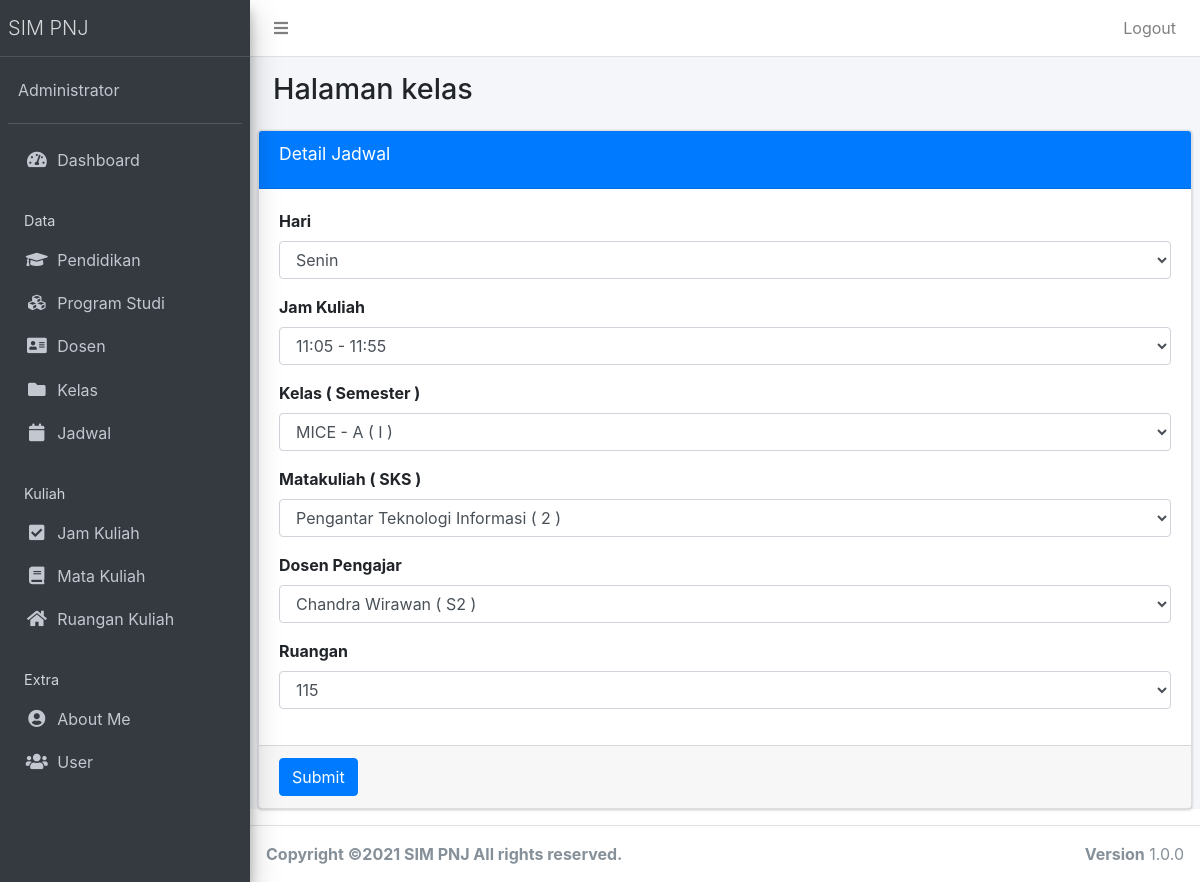
The app's page /public/jadwal/edit/1 (signed in), older data.
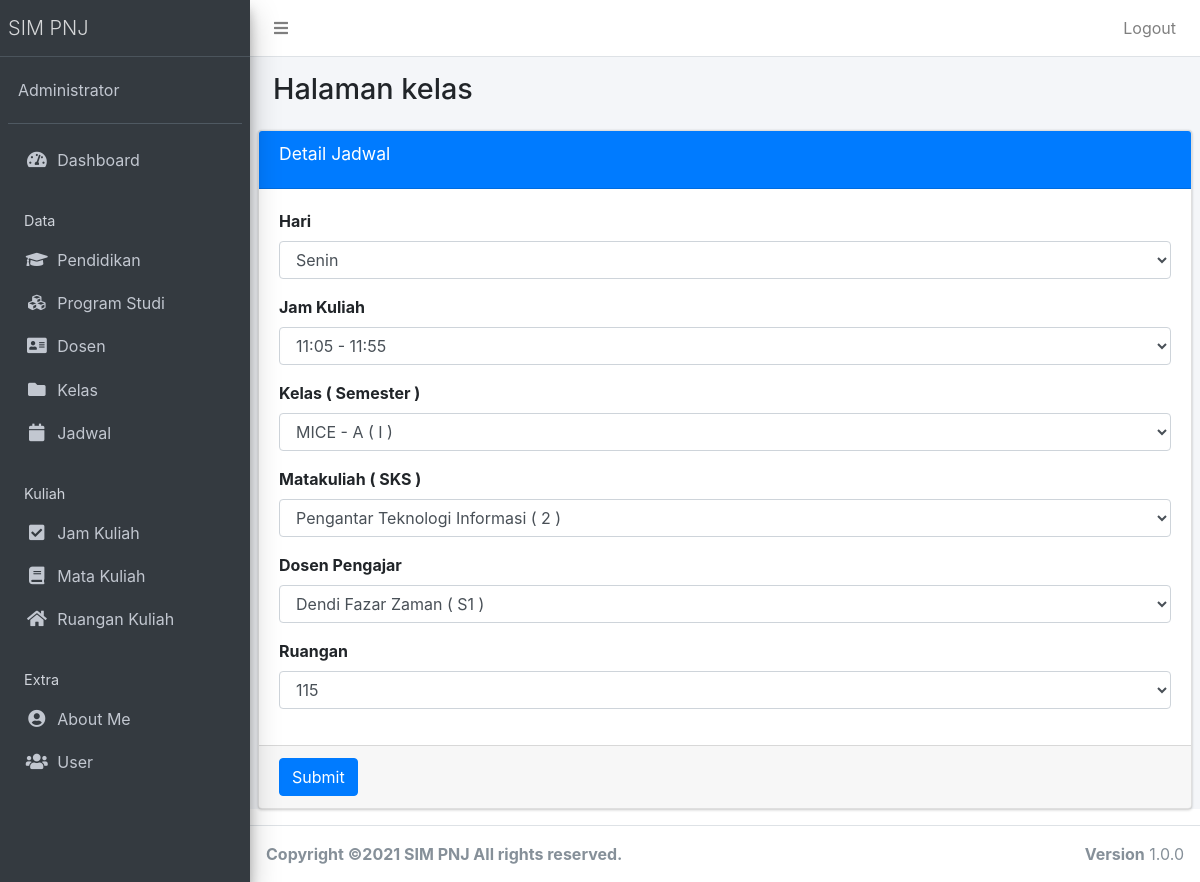
The same page, newer data.
### tables this page shows
CREATE TABLE `jadwal` (
  `jadwal_id` int(11) NOT NULL,
  `hari` varchar(10) NOT NULL,
  `jam_id` int(11) NOT NULL,
  `dosen_id` int(11) NOT NULL,
  `kelas_id` int(11) NOT NULL,
  `matakuliah_id` int(11) NOT NULL,
  `ruangan_id` int(11) NOT NULL
);

CREATE TABLE `dosen` (
  `dosen_id` int(11) NOT NULL,
  `nama_dosen` varchar(55) NOT NULL,
  `alamat_dosen` varchar(80) NOT NULL,
  `tlp_dosen` varchar(14) NOT NULL,
  `pend_id` int(11) NOT NULL
);

CREATE TABLE `jam_kuliah` (
  `jam_id` int(11) NOT NULL,
  `jamkuliah` varchar(55) NOT NULL
);

CREATE TABLE `kelas` (
  `kelas_id` int(11) NOT NULL,
  `nama_kelas` varchar(40) NOT NULL,
  `prodi_id` int(11) NOT NULL,
  `semester` varchar(10) NOT NULL,
  `Tahun_akademik` varchar(10) NOT NULL
);

CREATE TABLE `prodi` (
  `prodi_id` int(11) NOT NULL,
  `nama_prodi` varchar(35) NOT NULL
);

CREATE TABLE `matakuliah` (
  `matakuliah_id` int(11) NOT NULL,
  `nama_matakuliah` varchar(40) NOT NULL,
  `semester` varchar(10) NOT NULL,
  `sks` varchar(10) NOT NULL
);

CREATE TABLE `ruangan` (
  `ruangan_id` int(11) NOT NULL,
  `ruangan_nama` varchar(55) NOT NULL
);

### app/core/Controller.php (called while the page is built, shortened)
<?php
class Controller{
	public function view($view, $data = [])
	{
		require_once '../app/views/' . $view . '.php';
	}
	public function model($model)
	{
		return new $model;
	}
}

### app/controllers/Jadwal.php (called while the page is built, shortened)
<?php
class jadwal extends Controller {
	public function edit($id){
		$data['title'] = 'Detail Jadwal';
		$data['jadwal'] = $this->model('JadwalModel')->getJadwalById($id);
		$data['Jamkuliah'] = $this->model('JamkuliahModel')->getAllJamkuliah();
		$data['prodi'] = $this->model('ProdiModel')->getAllProdi();
		$data['kelas'] = $this->model('KelasModel')->getAllKelas();
		$data['dosen'] = $this->model('DosenModel')->getAllDosen();
		$data['matakuliah'] = $this->model('MatakuliahModel')->getAllMatakuliah();
		$data['pendidikan'] = $this->model('PendidikanModel')->getAllPendidikan();
		$data['ruangan'] = $this->model('RuanganModel')->getAllRuangan();
		$this->view('jadwal/edit', $data);
	}
}

### app/core/App.php (called while the page is built, shortened)
<?php
class App{
	protected $method = 'index';
	protected $params = [];
	public function __construct(){
		$url = $this->parseURL();
		if(file_exists('../app/controllers/' . $url[0] . '.php')){
			unset($url[0]);
		}
		$this->controller = new $this->controller;
		if(isset($url[1])){
			if(method_exists($this->controller, $url[1])){
				$this->method = $url[1];
				unset($url[1]);
			}
		}
		if(!empty($url)){
			$this->params = array_values($url);
		}
		call_user_func_array([$this->controller, $this->method], $this->params);
	}
	public function parseURL(){
		if( isset($_GET['url'])){
			$url = rtrim($_GET['url'], '/');
			$url = filter_var($url, FILTER_SANITIZE_URL);
			$url = explode('/',$url);
			return $url;
		}
	}
}

### public/index.php (called while the page is built, shortened)
<?php
$app = new App;

### app/core/Database.php (called while the page is built, shortened)
<?php
class Database{
	private $host = DB_HOST;
	private $user = DB_USER;
	private $pass = DB_PASS;
	private $dbnm = DB_NAME;
	private $dbh;
	private $stmt;
	public function __construct()
	{
		$dsn = 'mysql:host='. $this->host .';dbname='. $this->dbnm;
		$option = [
			PDO::ATTR_PERSISTENT => true,
			PDO::ATTR_ERRMODE => PDO::ERRMODE_EXCEPTION
		];
		try{
			$this->dbh = new PDO($dsn,$this->user,$this->pass, $option);
		}catch(PDOException $e){
			die($e->getMessage());
		}
	}
	public function query($query)
	{
		$this->stmt = $this->dbh->prepare($query);
	}
	public function bind($param, $value, $type = null){
		if(is_null($type)){
			switch (true) {
				default:
					$type = PDO::PARAM_STR;
			}
		}
		$this->stmt->bindValue($param, $value, $type);
	}
	public function execute()
	{
		$this->stmt->execute();
	}
	public function resultSet()
	{
		$this->execute();
		return $this->stmt->fetchAll(PDO::FETCH_ASSOC);
	}
	public function single()
	{
		$this->execute();
		return $this->stmt->fetch(PDO::FETCH_ASSOC);
	}
}

### app/models/JadwalModel.php (called while the page is built, shortened)
<?php
class JadwalModel {
	private $table = 'jadwal';
	private $db;
	public function __construct()
	{
		$this->db = new Database;
	}
	public function getJadwalById($id)
	{
		$this->db->query('SELECT * FROM ' . $this->table . ' WHERE jadwal_id=:jadwal_id');
		$this->db->bind('jadwal_id',$id);
		return $this->db->single();
	}
}

### app/models/JamkuliahModel.php (called while the page is built, shortened)
<?php
class JamkuliahModel {
	private $table = 'jam_kuliah';
	private $db;
	public function __construct()
	{
		$this->db = new Database;
	}
	public function getAllJamkuliah()
	{
		$this->db->query('SELECT * FROM '. $this->table);
		return $this->db->resultSet();
	}
}

### app/models/KelasModel.php (called while the page is built, shortened)
<?php
class KelasModel {
	private $table = 'kelas';
	private $db;
	public function __construct()
	{
		$this->db = new Database;
	}
	public function getAllKelas()
	{
		$this->db->query("SELECT kelas.*, prodi.nama_prodi FROM " . $this->table . " JOIN prodi ON prodi.prodi_id = kelas.prodi_id");
		return $this->db->resultSet();
	}
}

### app/models/MatakuliahModel.php (called while the page is built, shortened)
<?php
class MatakuliahModel {
	private $table = 'matakuliah';
	private $db;
	public function __construct()
	{
		$this->db = new Database;
	}
	public function getAllMatakuliah()
	{
		$this->db->query('SELECT * FROM '. $this->table);
		return $this->db->resultSet();
	}
}

### app/models/DosenModel.php (called while the page is built, shortened)
<?php
class DosenModel {
	private $table = 'dosen';
	private $db;
	public function __construct()
	{
		$this->db = new Database;
	}
	public function getAllDosen()
	{
		$this->db->query("SELECT dosen.*, pendidikan.nama_pen FROM " . $this->table . " JOIN pendidikan ON pendidikan.pend_id = dosen.pend_id");
		return $this->db->resultSet();
	}
}

### app/models/RuanganModel.php (called while the page is built, shortened)
<?php
class RuanganModel {
	private $table = 'ruangan';
	private $db;
	public function __construct()
	{
		$this->db = new Database;
	}
	public function getAllRuangan()
	{
		$this->db->query('SELECT * FROM '. $this->table);
		return $this->db->resultSet();
	}
}

### app/views/jadwal/edit.php (the view, shortened to what the changed rows need)
  <div class="content-wrapper">
    <section class="content-header">
      <div class="container-fluid">
        <div class="row mb-2">
          <div class="col-sm-6">
            <h1>Halaman kelas</h1>
          </div>
        </div>
      </div>
    </section>
    <section class="content">
<div class="card card-primary">
              <form role="form" action="<?= base_url; ?>/jadwal/updatejadwal" method="POST" enctype="multipart/form-data">
                <div class="card-body">
                <div class="form-group">
                    <label >Hari</label>
                    <select class="form-control" name="hari">
                      <option value="<?= $data['jadwal']['hari'];?>"> <?= $data['jadwal']['hari'];?></option>
                    </select>
                  </div>
                  <div class="form-group">
                    <label >Jam Kuliah</label>
                    <select class="form-control" name="jam_id">
                         <?php foreach ($data['Jamkuliah'] as $row) :?>
                          <option value="<?= $row['jam_id']; ?>" <?php if($data['jadwal']['jam_id'] == $row['jam_id']) { echo "selected"; } ?>><?= $row['jamkuliah']; ?></option>
                      <?php endforeach; ?>
                      </select>
                  </div>
                  <div class="form-group">
                    <label>Kelas ( Semester )</label>
                    <select class="form-control" name="kelas_id">
                         <?php foreach ($data['kelas'] as $row)  :?>
                          <option value="<?= $row['kelas_id']; ?>" <?php if($data['jadwal']['kelas_id'] == $row['kelas_id']) { echo "selected"; } ?>> <?= $row['nama_prodi']; ?>  - <?= $row['nama_kelas']; ?> ( <?= $row['semester']; ?> )</option>
                      <?php endforeach; ?>
                      </select>
                  </div>
                  <div class="form-group">
                    <label >Matakuliah ( SKS )</label>
                    <select class="form-control" name="matakuliah_id">
                         <?php foreach ($data['matakuliah'] as $row) :?>
                          <option value="<?= $row['matakuliah_id']; ?>" <?php if($data['jadwal']['matakuliah_id'] == $row['matakuliah_id']) { echo "selected"; } ?>><?= $row['nama_matakuliah']; ?> ( <?= $row['sks']; ?> )</option>
                      <?php endforeach; ?>
                      </select>
                  </div>
                  <div class="form-group">
                    <label >Dosen Pengajar</label>
                    <select class="form-control" name="dosen_id">
                        <?php foreach ($data['dosen'] as $row) :?>
                          <option value="<?= $row['dosen_id']; ?>" <?php if($data['jadwal']['dosen_id'] == $row['dosen_id']) { echo "selected"; } ?>><?= $row['nama_dosen']; ?> ( <?= $row['nama_pen']; ?> )</option>
                      <?php endforeach; ?>
                      </select>
                  </div>
                  <div class="form-group">
                    <label >Ruangan</label>
                    <select class="form-control" name="ruangan_id">
                         <?php foreach ($data['ruangan'] as $row) :?>
                          <option value="<?= $row['ruangan_id']; ?>" <?php if($data['jadwal']['ruangan_id'] == $row['ruangan_id']) { echo "selected"; } ?>><?= $row['ruangan_nama']; ?></option>
                      <?php endforeach; ?>
                      </select>
                  </div>
                </div>
              </form>
            </div>
    </section>
  </div>

Row changes from the older to the newer data that the page shows:
changed through a linked row, jadwal "Senin": dosen_id "Chandra Wirawan ( S2 )" → "Dendi Fazar Zaman ( S1 )"
